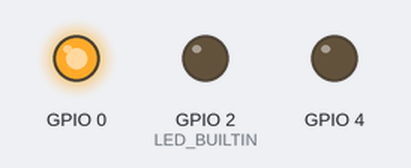
This sketch was run on a simulated ESP32. Shown: output pins drawn as LEDs (lit = HIGH).

Above: at 0.5 s.
At 1.5 s:
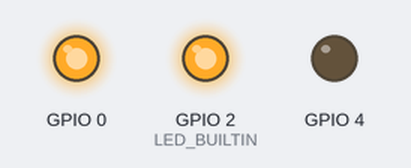
At 2.5 s:
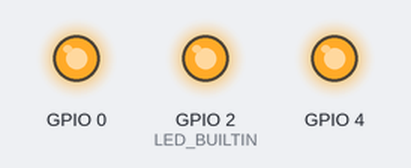
At 5.5 s:
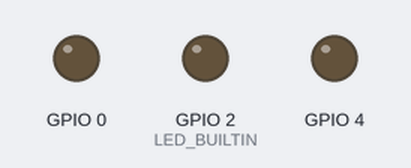
Timing chart, 0 to 7.8 s (numbered marks = the images above):
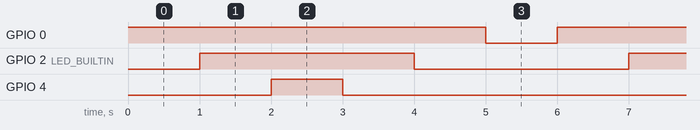

Measured:
- by itself, GPIO 0: alternates HIGH for 5.0 s and LOW for 1.0 s
- by itself, GPIO 2 (LED_BUILTIN): alternates HIGH for 3.0 s and LOW for 3.0 s
- by itself, GPIO 4: alternates HIGH for 1.0 s and LOW for 5.0 s

The sketch:

esp32led.ino
```cpp
#include <Arduino.h>

#ifndef LED_BUILTIN
// Set LED_BUILTIN if it is not defined by Arduino framework
#define LED_BUILTIN 4
#endif
void setup()
{
  // initialize LED digital pin as an output.
  for (int i = 0; i < 6; i += 2)
    pinMode(i, OUTPUT);
}

void loop()
{
  // turn the LED on (HIGH is the voltage level)
  digitalWrite(0, HIGH);
  // wait for a second
  delay(1000);
  digitalWrite(2, HIGH);
  // wait for a second
  delay(1000);
  digitalWrite(4, HIGH);
  // wait for a second
  delay(1000);
  // turn the LED off by making the voltage LOW
  digitalWrite(4, LOW);
  // wait for a second
  delay(1000);
  digitalWrite(2, LOW);
  // wait for a second
  delay(1000);digitalWrite(0, LOW);
  // wait for a second
  delay(1000);
}
```
